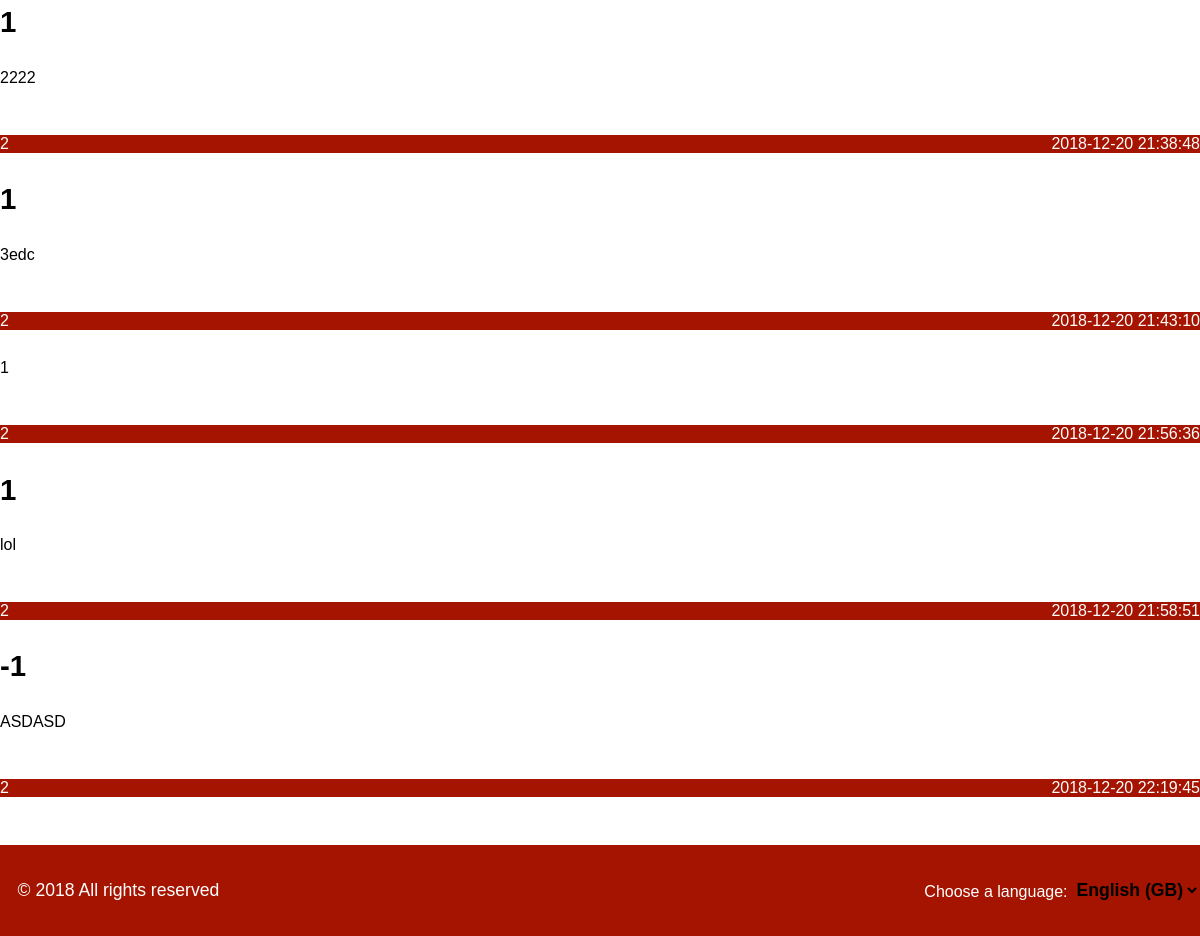
Before: /pages/profile.php (signed in, lower part) with the older database file.
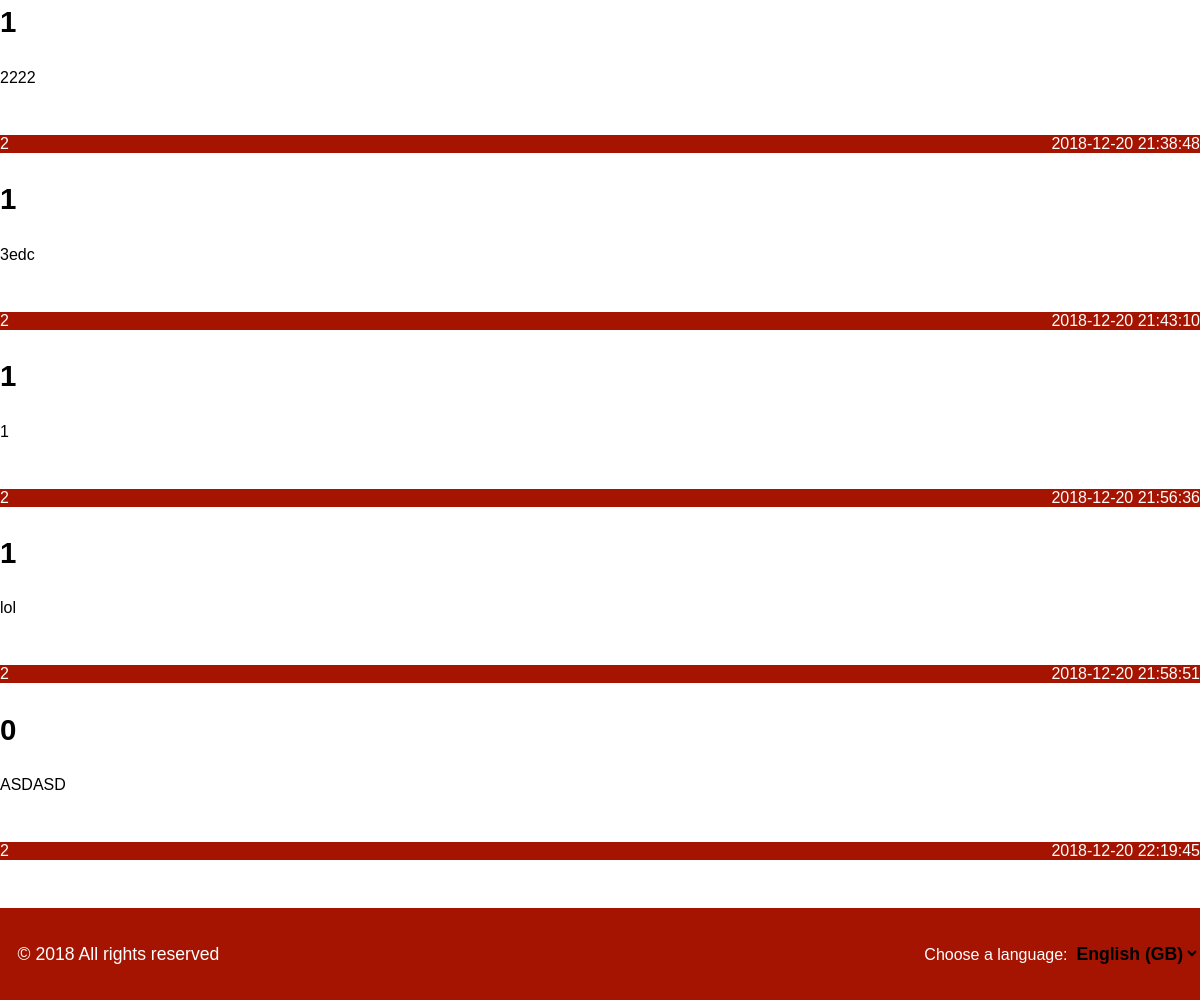
After: the same page with the newer database file.
### tables this page shows
CREATE TABLE comment (    
    id INTEGER PRIMARY KEY AUTOINCREMENT NOT NULL,
    story_id INTEGER,
    user_id INTEGER,
    description VARCHAR NOT NULL,
    date DATETIME NOT NULL,
    karma INTEGER,
    father INTEGER,
        FOREIGN KEY (story_id) REFERENCES story(id),
        FOREIGN KEY (user_id) REFERENCES user(id)
);

### database/profile.php (called while the page is built, shortened)
<?php
function getUserComments($username)
{
  global $conn;
  $stmt = $conn->prepare('SELECT * FROM comment WHERE `user_id` = (SELECT id from user where username=?)');
  $stmt->execute(array($username));
  return $stmt->fetchAll();
}
?>

### templates/profile_template.php (the view, shortened to what this page needs)
<section id="profile-comments" >
   <?php foreach ($comments as $key => $comment) { ?>
     <article>
       <header>
         <h3>
           <span>
             <?php echo $comment['karma']; ?>
           </span>
         </h3>
       </header>
       <div class="description">
         <?php echo $comment['description']; ?>
       </div>
       <footer>
         <span class="author"><?php echo $comment['user_id']; ?></span>
         <span class="date">
           <?php echo $comment['date']; ?>
         </span>
       </footer>
     </article>
   <?php } ?>
           </section>

Changed rows visible on the page:
changed comment (number 3 of 5 on the later page): karma (not shown) → "1"
changed comment "ASDASD": karma "-1" → "0"
